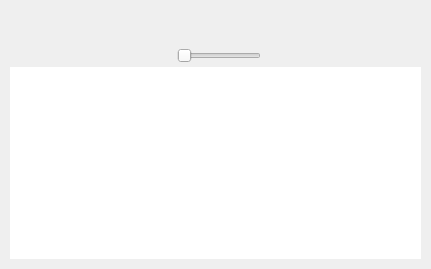
        <widget class="QWidget" name="tabPlan">
         <attribute name="title">
          <string>Plan</string>
         </attribute>
         <layout class="QVBoxLayout" name="verticalLayoutPlan">
          <property name="spacing">
           <number>0</number>
          </property>
          <property name="leftMargin">
           <number>10</number>
          </property>
          <property name="topMargin">
           <number>45</number>
          </property>
          <property name="rightMargin">
           <number>10</number>
          </property>
          <property name="bottomMargin">
           <number>10</number>
          </property>
          <item>
           <layout class="QHBoxLayout" name="horizontalLayoutPlanButtons">
            <property name="spacing">
             <number>0</number>
            </property>
            <item>
             <widget class="QPushButton" name="planButtonResize">
              <property name="sizePolicy">
               <sizepolicy hsizetype="Minimum" vsizetype="Fixed">
                <horstretch>0</horstretch>
                <verstretch>0</verstretch>
               </sizepolicy>
              </property>
              <property name="toolTip">
               <string>Swap size: Switch between normal size and custom plan size.</string>
              </property>
              <property name="text">
               <string/>
              </property>
              <property name="icon">
               <iconset resource="arenatracker.qrc">
                <normaloff>:/Images/planResize.png</normaloff>:/Images/planResize.png</iconset>
              </property>
              <property name="iconSize">
               <size>
                <width>32</width>
                <height>32</height>
               </size>
              </property>
              <property name="flat">
               <bool>true</bool>
              </property>
             </widget>
            </item>
            <item>
             <spacer name="planHorizontalSpacer1">
              <property name="orientation">
               <enum>Qt::Horizontal</enum>
              </property>
              <property name="sizeType">
               <enum>QSizePolicy::Preferred</enum>
              </property>
              <property name="sizeHint" stdset="0">
               <size>
                <width>40</width>
                <height>20</height>
               </size>
              </property>
             </spacer>
            </item>
            <item>
             <widget class="QPushButton" name="planButtonFirst">
              <property name="toolTip">
               <string/>
              </property>
              <property name="text">
               <string/>
              </property>
              <property name="icon">
               <iconset>
                <normalon>:/Images/planFirst.png</normalon>
               </iconset>
              </property>
              <property name="iconSize">
               <size>
                <width>32</width>
                <height>32</height>
               </size>
              </property>
              <property name="flat">
               <bool>true</bool>
              </property>
             </widget>
            </item>
            <item>
             <widget class="QPushButton" name="planButtonPrev">
              <property name="toolTip">
               <string/>
              </property>
              <property name="text">
               <string/>
              </property>
              <property name="icon">
               <iconset>
                <normalon>:/Images/planPrev.png</normalon>
               </iconset>
              </property>
              <property name="iconSize">
               <size>
                <width>32</width>
                <height>32</height>
               </size>
              </property>
              <property name="flat">
               <bool>true</bool>
              </property>
             </widget>
            </item>
            <item>
             <widget class="QLabel" name="planLabelTurn">
              <property name="sizePolicy">
               <sizepolicy hsizetype="Fixed" vsizetype="Preferred">
                <horstretch>0</horstretch>
                <verstretch>0</verstretch>
               </sizepolicy>
              </property>
              <property name="text">
               <string/>
              </property>
              <property name="alignment">
               <set>Qt::AlignCenter</set>
              </property>
             </widget>
            </item>
            <item>
             <widget class="QSlider" name="planTurnSlider">
              <property name="pageStep">
               <number>1</number>
              </property>
              <property name="orientation">
               <enum>Qt::Horizontal</enum>
              </property>
             </widget>
            </item>
            <item>
             <widget class="QPushButton" name="planButtonNext">
              <property name="toolTip">
               <string/>
              </property>
              <property name="text">
               <string/>
              </property>
              <property name="icon">
               <iconset>
                <normalon>:/Images/planNext.png</normalon>
               </iconset>
              </property>
              <property name="iconSize">
               <size>
                <width>32</width>
                <height>32</height>
               </size>
              </property>
              <property name="flat">
               <bool>true</bool>
              </property>
             </widget>
            </item>
            <item>
             <widget class="QPushButton" name="planButtonLast">
              <property name="toolTip">
               <string/>
              </property>
              <property name="text">
               <string/>
              </property>
              <property name="icon">
               <iconset>
                <normalon>:/Images/planLast.png</normalon>
               </iconset>
              </property>
              <property name="iconSize">
               <size>
                <width>32</width>
                <height>32</height>
               </size>
              </property>
              <property name="flat">
               <bool>true</bool>
              </property>
             </widget>
            </item>
            <item>
             <spacer name="planHorizontalSpacer2">
              <property name="orientation">
               <enum>Qt::Horizontal</enum>
              </property>
              <property name="sizeType">
               <enum>QSizePolicy::Preferred</enum>
              </property>
              <property name="sizeHint" stdset="0">
               <size>
                <width>40</width>
                <height>20</height>
               </size>
              </property>
             </spacer>
            </item>
            <item>
             <spacer name="planHorizontalSpacer3">
              <property name="orientation">
               <enum>Qt::Horizontal</enum>
              </property>
              <property name="sizeType">
               <enum>QSizePolicy::Fixed</enum>
              </property>
              <property name="sizeHint" stdset="0">
               <size>
                <width>40</width>
                <height>20</height>
               </size>
              </property>
             </spacer>
            </item>
           </layout>
          </item>
          <item>
           <widget class="QGraphicsView" name="planGraphicsView">
            <property name="frameShape">
             <enum>QFrame::NoFrame</enum>
            </property>
            <property name="verticalScrollBarPolicy">
             <enum>Qt::ScrollBarAlwaysOff</enum>
            </property>
            <property name="horizontalScrollBarPolicy">
             <enum>Qt::ScrollBarAlwaysOff</enum>
            </property>
            <property name="renderHints">
             <set>QPainter::Antialiasing|QPainter::SmoothPixmapTransform|QPainter::TextAntialiasing</set>
            </property>
           </widget>
          </item>
         </layout>
        </widget>
